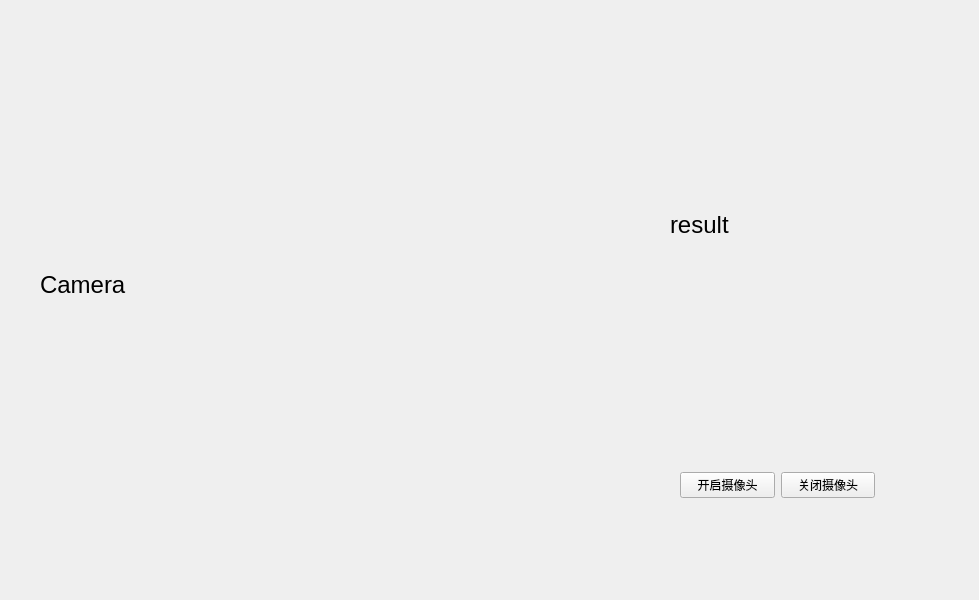
<?xml version="1.0" encoding="UTF-8"?>
<ui version="4.0">
 <class>MainWindow</class>
 <widget class="QMainWindow" name="MainWindow">
  <property name="geometry">
   <rect>
    <x>0</x>
    <y>0</y>
    <width>979</width>
    <height>600</height>
   </rect>
  </property>
  <property name="windowTitle">
   <string>MainWindow</string>
  </property>
  <widget class="QWidget" name="centralwidget">
   <widget class="QLabel" name="camera">
    <property name="geometry">
     <rect>
      <x>40</x>
      <y>60</y>
      <width>451</width>
      <height>451</height>
     </rect>
    </property>
    <property name="text">
     <string>&lt;html&gt;&lt;head/&gt;&lt;body&gt;&lt;p&gt;&lt;span style=&quot; font-size:18pt;&quot;&gt;Camera&lt;/span&gt;&lt;/p&gt;&lt;/body&gt;&lt;/html&gt;</string>
    </property>
   </widget>
   <widget class="QLabel" name="result">
    <property name="geometry">
     <rect>
      <x>670</x>
      <y>80</y>
      <width>231</width>
      <height>291</height>
     </rect>
    </property>
    <property name="text">
     <string>&lt;html&gt;&lt;head/&gt;&lt;body&gt;&lt;p&gt;&lt;span style=&quot; font-size:18pt;&quot;&gt;result&lt;/span&gt;&lt;/p&gt;&lt;/body&gt;&lt;/html&gt;</string>
    </property>
   </widget>
   <widget class="QWidget" name="">
    <property name="geometry">
     <rect>
      <x>680</x>
      <y>470</y>
      <width>195</width>
      <height>30</height>
     </rect>
    </property>
    <layout class="QHBoxLayout" name="horizontalLayout">
     <item>
      <widget class="QPushButton" name="openCamera">
       <property name="text">
        <string>开启摄像头</string>
       </property>
      </widget>
     </item>
     <item>
      <widget class="QPushButton" name="closeCamera">
       <property name="text">
        <string>关闭摄像头</string>
       </property>
      </widget>
     </item>
    </layout>
   </widget>
  </widget>
 </widget>
 <resources/>
 <connections/>
</ui>
